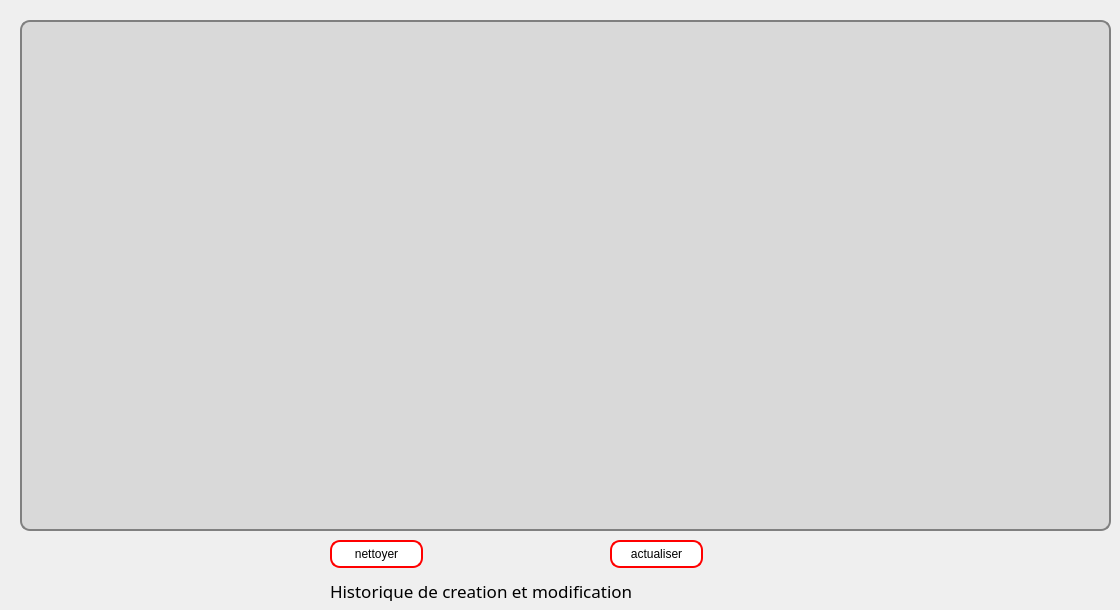
       <widget class="QWidget" name="tab_9">
        <attribute name="title">
         <string>historique</string>
        </attribute>
        <widget class="QLabel" name="label_13">
         <property name="geometry">
          <rect>
           <x>330</x>
           <y>580</y>
           <width>501</width>
           <height>21</height>
          </rect>
         </property>
         <property name="font">
          <font>
           <family>Arial Rounded MT Bold</family>
           <pointsize>13</pointsize>
           <weight>50</weight>
           <italic>false</italic>
           <bold>false</bold>
          </font>
         </property>
         <property name="styleSheet">
          <string notr="true">font: 13pt &quot;Arial Rounded MT Bold&quot;;
border:0px solid red;
</string>
         </property>
         <property name="text">
          <string>Historique de creation et modification</string>
         </property>
        </widget>
        <widget class="QPushButton" name="histbouton">
         <property name="geometry">
          <rect>
           <x>610</x>
           <y>540</y>
           <width>93</width>
           <height>28</height>
          </rect>
         </property>
         <property name="styleSheet">
          <string notr="true">QPushButton {
background-color: rgb(255, 255, 255);
color: rgb(0, 0, 0);
border-radius: 10px;
/*border-width: 3px;*/
   /* border-color: #E80F88;
    border-style: solid;*/
border: 2px solid red;
   /* border-radius: 10;*/
   /* padding: 4px;*/
    font-size: 12px;
    padding-left: 5px;
    padding-right: 5px;

}


QPushButton:hover {
background-color: qlineargradient(spread:pad, x1:0, y1:0, x2:0, y2:1, stop:0 rgb(200, 200, 255), stop:1 rgb(200, 200, 255));
color: rgb(255, 255, 255);
 border-color: #AF0171;
}</string>
         </property>
         <property name="text">
          <string>actualiser</string>
         </property>
        </widget>
        <widget class="QTextEdit" name="history">
         <property name="geometry">
          <rect>
           <x>20</x>
           <y>20</y>
           <width>1091</width>
           <height>511</height>
          </rect>
         </property>
         <property name="styleSheet">
          <string notr="true">background-color: rgb(255, 255, 255);
background-color: rgb(217, 217, 217);
border-radius: 10px;
border: 2px solid gray;
color: rgb(0, 0, 0);</string>
         </property>
         <property name="readOnly">
          <bool>true</bool>
         </property>
        </widget>
        <widget class="QPushButton" name="histbouton_2">
         <property name="geometry">
          <rect>
           <x>330</x>
           <y>540</y>
           <width>93</width>
           <height>28</height>
          </rect>
         </property>
         <property name="styleSheet">
          <string notr="true">QPushButton {
background-color: rgb(255, 255, 255);
color: rgb(0, 0, 0);
border-radius: 10px;
/*border-width: 3px;*/
   /* border-color: #E80F88;
    border-style: solid;*/
border: 2px solid red;
   /* border-radius: 10;*/
   /* padding: 4px;*/
    font-size: 12px;
    padding-left: 5px;
    padding-right: 5px;

}


QPushButton:hover {
background-color: qlineargradient(spread:pad, x1:0, y1:0, x2:0, y2:1, stop:0 rgb(200, 200, 255), stop:1 rgb(200, 200, 255));
color: rgb(255, 255, 255);
 border-color: #AF0171;
}</string>
         </property>
         <property name="text">
          <string>nettoyer</string>
         </property>
        </widget>
       </widget>
